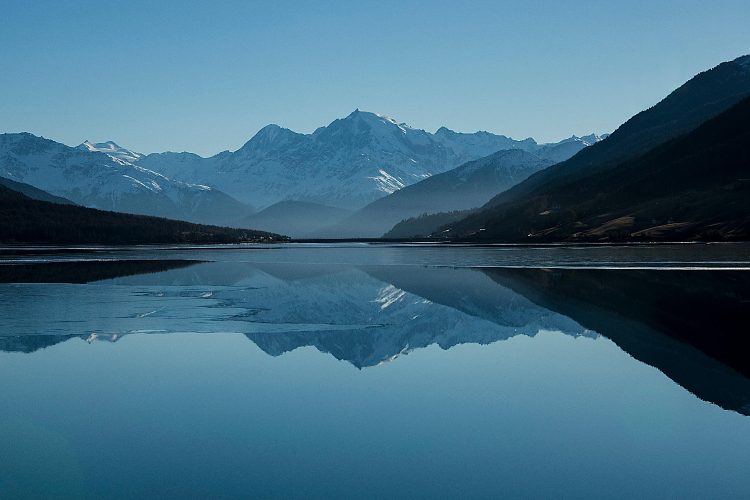
#> input picture lake.jpg, 1500 x 1000 px, found by its file name (shown at 1/2 size)
$ jupyter execute 'image-manipulation (2).ipynb'
#> lines starting #> are read from the running program, lines starting #| are printed output that depends on the picture
[cell 1]
import cv2 as cv
import matplotlib.pyplot as plt

[cell 2]
img = cv.imread("/kaggle/input/datasets/oddyvirgantara/psd-dataset/psd_dataset/lake.jpg")
#> img is the input picture: shape (1000, 1500, 3); mean B, G, R 131.5, 108.3, 65

img_cvt = cv.cvtColor(img, cv.COLOR_BGR2RGB)

plt.imshow(img_cvt)
plt.show()

[cell 3]
print(img_cvt.shape)
#| (1000, 1500, 3)

[cell 4]
img_hujan = cv.imread("/kaggle/input/datasets/oddyvirgantara/psd-dataset/psd_dataset/rain.jpg")
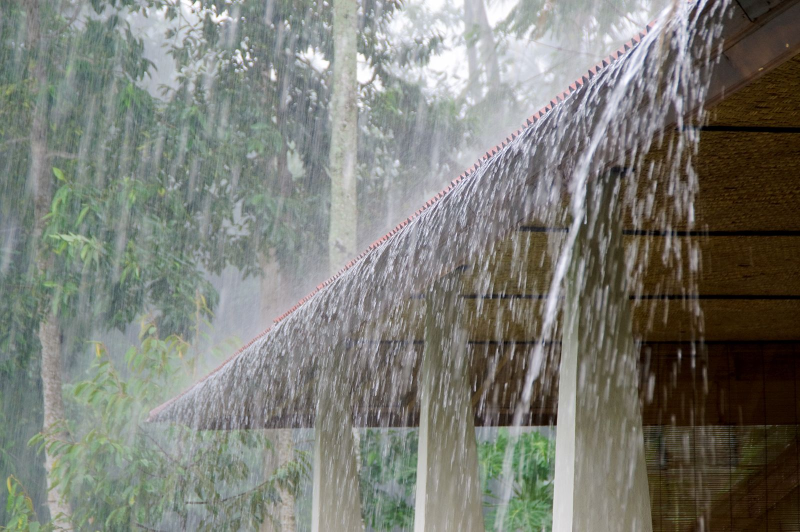
#> input picture rain.jpg, 1600 x 1063 px, found by its file name (shown at 1/2 size)
#> img_hujan is the input picture: shape (1063, 1600, 3); mean B, G, R 117.5, 124.9, 123.4
img_hujan = cv.cvtColor(img_hujan, cv.COLOR_BGR2RGB)

plt.imshow(img_hujan)
plt.show()

[cell 5]
print(img_hujan.shape)
#| (1063, 1600, 3)

[cell 6]
img_danau = cv.resize(img_cvt, (600, 400))
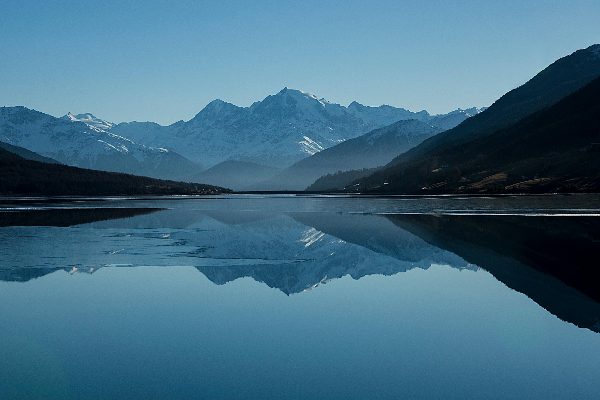
#> img_danau: shape (400, 600, 3); mean R, G, B 64.9, 108.3, 131.4
img_hujan = cv.resize(img_hujan, (600, 400))
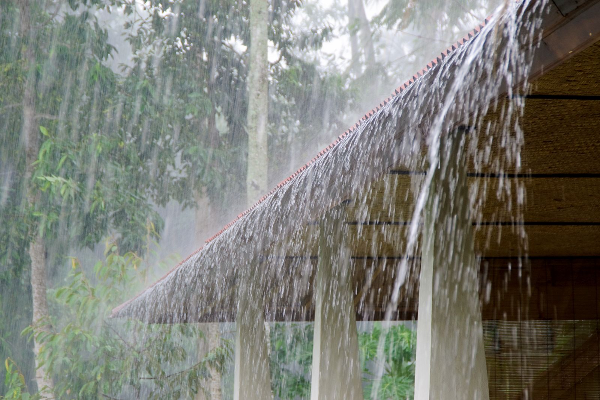
#> img_hujan: shape (400, 600, 3); mean R, G, B 123.2, 124.8, 117.3

img_blend = cv.addWeighted(img_danau, 1.5, img_hujan, 0.5, 0)
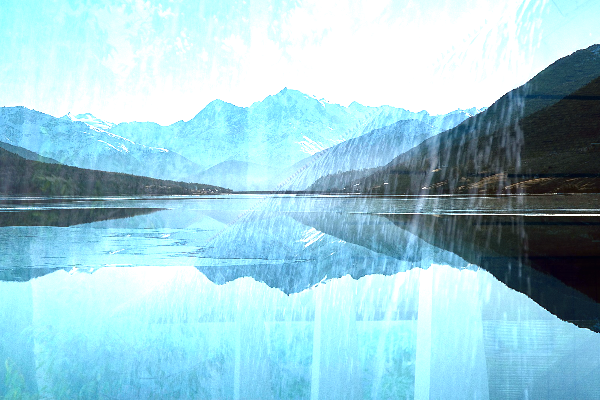
#> img_blend: shape (400, 600, 3); mean R, G, B 155.9, 202.3, 213.8
plt.figure(figsize=(20,20))
plt.subplot(1, 3, 1)
plt.imshow(img_cvt)

plt.subplot(1, 3, 2)
plt.imshow(img_hujan)

plt.subplot(1, 3, 3)
plt.imshow(img_blend)
plt.show()

Image Negatif

[cell 7]
img_danau_negatif = 255 - img_danau
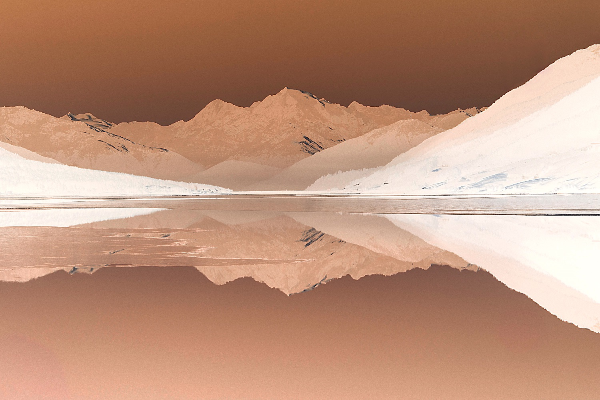
#> img_danau_negatif: shape (400, 600, 3); mean R, G, B 190.1, 146.7, 123.6

plt.figure(figsize=(20,20))
plt.subplot(1, 2, 1)
plt.imshow(img_cvt)

plt.subplot(1, 2, 2)
plt.imshow(img_danau_negatif)


plt.show()
